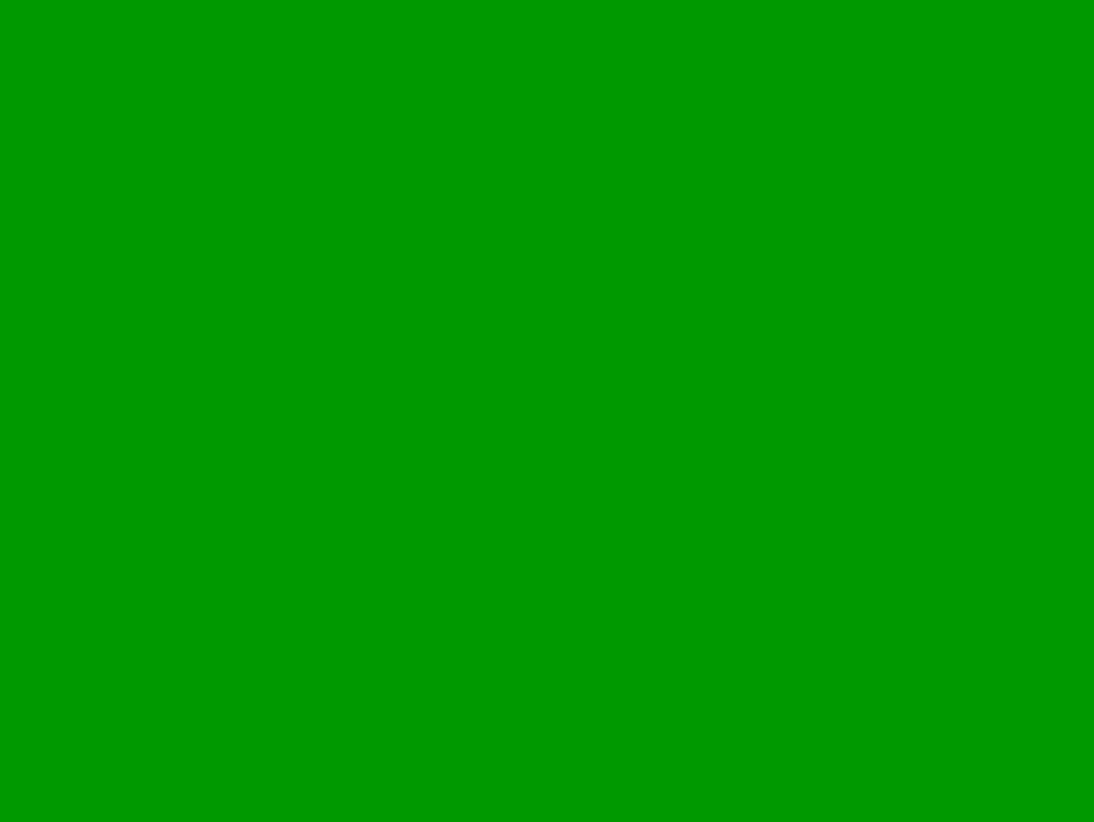
#> input picture jetson-sensors/images/test_cam0_3280x2464.jpg, 3280 x 2464 px, given in place of x-raw, format=BGR ! appsink, which was not available (shown at 1/3 size)
$ python realtime_coherence_monitor.py
#> lines starting #> are read from the running program, lines starting #| are printed output that depends on the picture; after the words box and inside, x2 and y2 are one past the last pixel; in counts of white or black regions, pixels touching at a corner belong together; pictures that were not available may be replaced by others from this repository, and a replacement may not be noted
#!/usr/bin/env python3
"""
Real-time coherence monitor with video feed and live graphs.
Shows dual camera feeds alongside reality field visualization.
"""

import cv2
import numpy as np
import json
import time
from pathlib import Path
from collections import deque
import threading

class CoherenceMonitor:
    def __init__(self):
        self.running = True
        self.camera_width = 640
        self.camera_height = 480

        # Data storage for graphs
        self.field_history = deque(maxlen=100)
        self.sensor_history = {
            'vision': deque(maxlen=100),
            'imu': deque(maxlen=100),
            'memory': deque(maxlen=100),
            'cognition': deque(maxlen=100)
        }

        # Initialize cameras
        self.init_cameras()

        # Create windows
        cv2.namedWindow('Coherence Monitor', cv2.WINDOW_NORMAL)
        cv2.resizeWindow('Coherence Monitor', 1920, 1080)

    def init_cameras(self):
        """Initialize CSI cameras."""
        def gst_pipeline(sensor_id=0):
            return (
                f"nvarguscamerasrc sensor-id={sensor_id} ! "
                f"video/x-raw(memory:NVMM), width=3280, height=2464, format=NV12, framerate=21/1 ! "
                f"nvvidconv ! video/x-raw, width={self.camera_width}, height={self.camera_height}, format=BGRx ! "
                f"videoconvert ! video/x-raw, format=BGR ! appsink"
            )

        self.cap_l = cv2.VideoCapture(gst_pipeline(0), cv2.CAP_GSTREAMER)
        self.cap_r = cv2.VideoCapture(gst_pipeline(1), cv2.CAP_GSTREAMER)

    def load_latest_data(self):
        """Load latest coherence data from memory."""
        try:
            # Check for today's experience file
            memory_dir = Path("memory/experiences")
            if memory_dir.exists():
                date_str = time.strftime("%Y%m%d")
                exp_file = memory_dir / f"experiences_{date_str}.json"
                if exp_file.exists():
                    with open(exp_file, 'r') as f:
                        data = json.load(f)
                        if data:
                            latest = data[-1]
                            # Add to history
                            self.field_history.append(latest.get('field_value', 0.5))
                            for sensor in ['vision', 'imu', 'memory', 'cognition']:
                                if sensor in latest.get('sensor_readings', {}):
                                    self.sensor_history[sensor].append(
                                        latest['sensor_readings'][sensor]
                                    )
        except Exception as e:
            pass

    def draw_graph(self, img, data, x, y, w, h, title, color=(0, 255, 0)):
        """Draw a graph on the image."""
        # Draw border
        cv2.rectangle(img, (x, y), (x+w, y+h), (100, 100, 100), 2)

        # Title
        cv2.putText(img, title, (x+5, y+20),
                   cv2.FONT_HERSHEY_SIMPLEX, 0.6, (255, 255, 255), 1)

        if len(data) > 1:
            # Scale data to fit
            data_array = np.array(list(data))
            data_min = 0  # Always use 0-1 range for sensors
            data_max = 1

            # Draw grid lines
            for i in range(5):
                grid_y = y + h - int(i * h / 4)
                cv2.line(img, (x, grid_y), (x+w, grid_y), (50, 50, 50), 1)

            # Draw data
            points = []
            for i, val in enumerate(data_array):
                px = x + int(i * w / len(data_array))
                py = y + h - int((val - data_min) / (data_max - data_min) * h)
                py = max(y, min(y+h, py))  # Clamp to graph area
                points.append((px, py))

            # Draw line
            for i in range(len(points) - 1):
                cv2.line(img, points[i], points[i+1], color, 2)

            # Show current value
            if data:
                current = data[-1]
                cv2.putText(img, f"{current:.3f}", (x+w-60, y+20),
                           cv2.FONT_HERSHEY_SIMPLEX, 0.5, color, 1)

    def draw_sensor_bars(self, img, x, y, w, h):
        """Draw sensor contribution bars."""
        # Draw border
        cv2.rectangle(img, (x, y), (x+w, y+h), (100, 100, 100), 2)

        # Title
        cv2.putText(img, "Sensor Contributions", (x+5, y+20),
                   cv2.FONT_HERSHEY_SIMPLEX, 0.6, (255, 255, 255), 1)

        # Get latest values
        sensors = ['vision', 'imu', 'memory', 'cognition']
        colors = [(0, 255, 0), (255, 0, 0), (0, 0, 255), (255, 255, 0)]

        bar_width = w // 5
        bar_spacing = bar_width // 4

        for i, (sensor, color) in enumerate(zip(sensors, colors)):
            if self.sensor_history[sensor]:
                value = self.sensor_history[sensor][-1]

                # Draw bar
                bar_x = x + bar_spacing + i * (bar_width + bar_spacing)
                bar_height = int(value * (h - 40))
                bar_y = y + h - bar_height - 20

                cv2.rectangle(img, (bar_x, bar_y),
                            (bar_x + bar_width, y + h - 20),
                            color, -1)

                # Label
                cv2.putText(img, sensor[:3].upper(),
                           (bar_x + 5, y + h - 5),
                           cv2.FONT_HERSHEY_SIMPLEX, 0.4, (255, 255, 255), 1)

                # Value
                cv2.putText(img, f"{value:.2f}",
                           (bar_x + 5, bar_y - 5),
                           cv2.FONT_HERSHEY_SIMPLEX, 0.4, color, 1)

    def run(self):
        """Main monitoring loop."""
        print("Coherence Monitor Started")
        print("Press 'q' to quit")

        frame_count = 0

        while self.running:
            # Read cameras
            ret_l, frame_l = self.cap_l.read()
#> frame_l is the input picture: shape (2464, 3280, 3); mean B, G, R 0, 153, 0
            ret_r, frame_r = self.cap_r.read()

            if not ret_l or not ret_r:
                continue

            # Create display canvas
            canvas = np.zeros((1080, 1920, 3), dtype=np.uint8)

            # Place camera feeds (top half)
            # Left camera
            frame_l_resized = cv2.resize(frame_l, (640, 480))
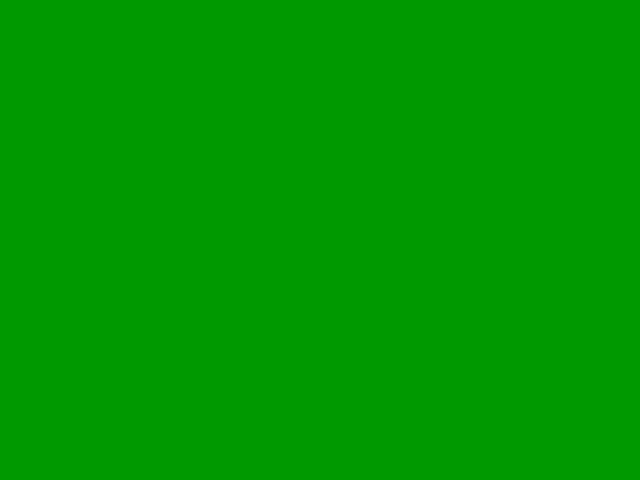
#> frame_l_resized: shape (480, 640, 3); mean B, G, R 0, 153, 0
            canvas[50:530, 50:690] = frame_l_resized
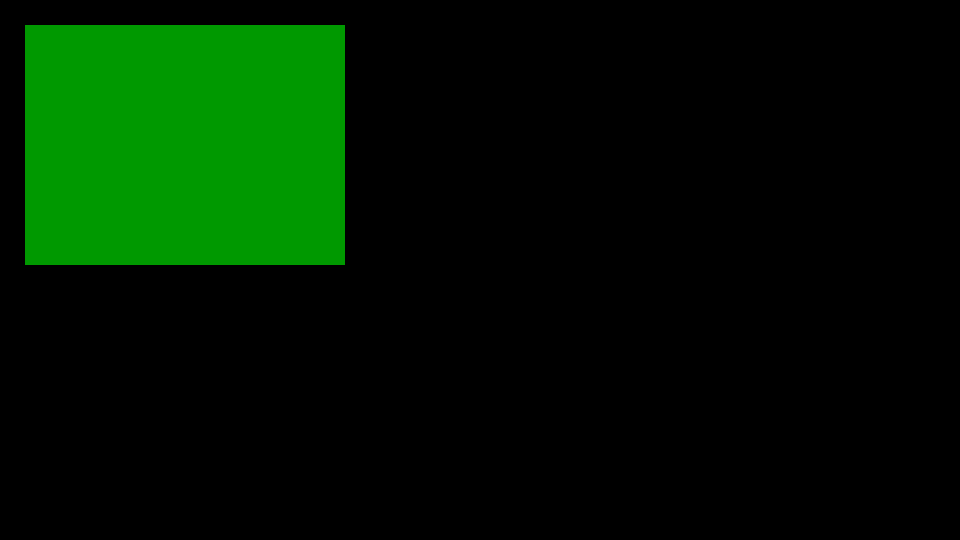
#> canvas: shape (1080, 1920, 3) (shown at 1/2 size); mean B, G, R 0, 22.7, 0
            cv2.putText(canvas, "LEFT CAMERA", (50, 40),
                       cv2.FONT_HERSHEY_SIMPLEX, 0.8, (255, 255, 255), 2)

            # Right camera
            frame_r_resized = cv2.resize(frame_r, (640, 480))
            canvas[50:530, 750:1390] = frame_r_resized
            cv2.putText(canvas, "RIGHT CAMERA", (750, 40),
                       cv2.FONT_HERSHEY_SIMPLEX, 0.8, (255, 255, 255), 2)

            # Stereo difference view
            diff = cv2.absdiff(frame_l_resized, frame_r_resized)
#> diff: shape (480, 640, 3); every value is 0
            diff_gray = cv2.cvtColor(diff, cv2.COLOR_BGR2GRAY)
#> diff_gray: shape (480, 640); every value is 0
            _, diff_thresh = cv2.threshold(diff_gray, 30, 255, cv2.THRESH_BINARY)
            diff_color = cv2.cvtColor(diff_thresh, cv2.COLOR_GRAY2BGR)
            diff_color[:,:,1] = diff_thresh  # Make it green

            canvas[50:530, 1440:1870] = cv2.resize(diff_color, (430, 480))
            cv2.putText(canvas, "STEREO DIFF", (1440, 40),
                       cv2.FONT_HERSHEY_SIMPLEX, 0.8, (0, 255, 0), 2)
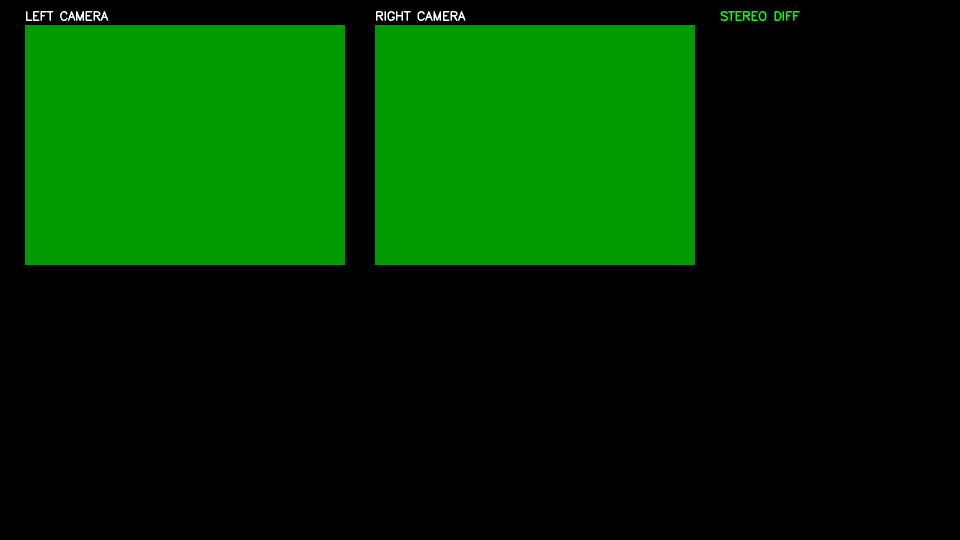
#> canvas: shape (1080, 1920, 3) (shown at 1/2 size); mean B, G, R 0.3, 45.8, 0.3

            # Load latest data every 10 frames
            if frame_count % 10 == 0:
                self.load_latest_data()

            # Draw graphs (bottom half)
            # Reality field graph
            self.draw_graph(canvas, self.field_history,
                          50, 580, 600, 400,
                          "Reality Field", (0, 255, 255))

            # Sensor contributions
            self.draw_sensor_bars(canvas, 700, 580, 500, 400)
#> in draw_sensor_bars, `cv2.putText(img, "Sensor Contributions", (x+5, y+20), cv2.FONT_HERSHEY..`: img: shape (1080, 1920, 3); mean B, G, R 1, 46.4, 1

            # Individual sensor graphs
            self.draw_graph(canvas, self.sensor_history['vision'],
                          1250, 580, 300, 180,
                          "Vision", (0, 255, 0))
#> in draw_graph (call 2), `cv2.putText(img, title, (x+5, y+20), cv2.FONT_HERSHEY_SIMPLEX, 0.6, (2..`: img: shape (1080, 1920, 3); mean B, G, R 1.1, 46.6, 1.1
            self.draw_graph(canvas, self.sensor_history['imu'],
                          1570, 580, 300, 180,
                          "IMU", (255, 0, 0))
#> in draw_graph (call 3), `cv2.putText(img, title, (x+5, y+20), cv2.FONT_HERSHEY_SIMPLEX, 0.6, (2..`: img: shape (1080, 1920, 3); mean B, G, R 1.3, 46.8, 1.3
            self.draw_graph(canvas, self.sensor_history['memory'],
                          1250, 780, 300, 180,
                          "Memory", (0, 0, 255))
#> in draw_graph (call 4), `cv2.putText(img, title, (x+5, y+20), cv2.FONT_HERSHEY_SIMPLEX, 0.6, (2..`: img: shape (1080, 1920, 3); mean B, G, R 1.4, 46.9, 1.4
            self.draw_graph(canvas, self.sensor_history['cognition'],
                          1570, 780, 300, 180,
                          "Cognition", (255, 255, 0))
#> in draw_graph (call 5), `cv2.rectangle(img, (x, y), (x+w, y+h), (100, 100, 100), 2)`:
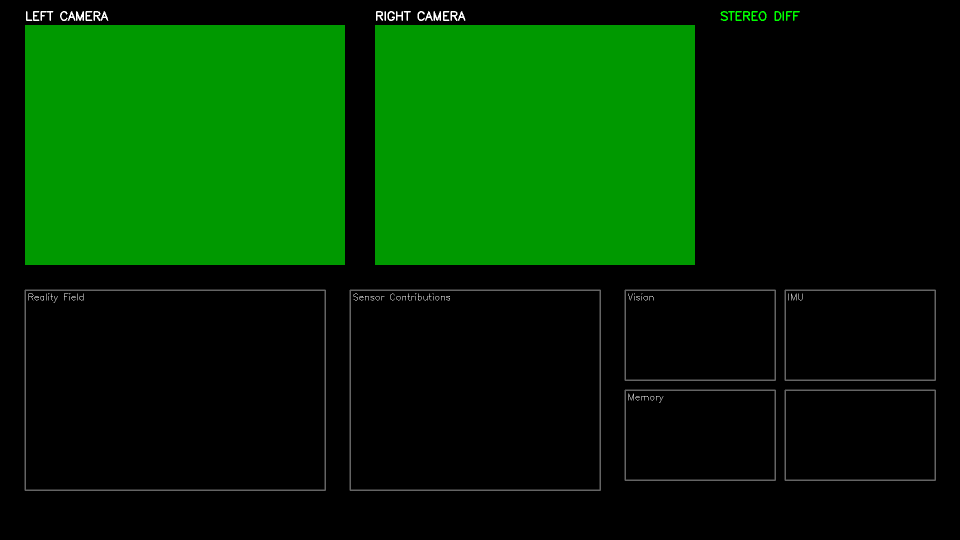
#> img: shape (1080, 1920, 3) (shown at 1/2 size); mean B, G, R 1.6, 47, 1.6
#> in draw_graph (call 5), `cv2.putText(img, title, (x+5, y+20), cv2.FONT_HERSHEY_SIMPLEX, 0.6, (2..`: img: shape (1080, 1920, 3); 0.01% of pixels changed, all inside (x1, y1, x2, y2) = (1577, 787, 1660, 805)

            # Status text
            cv2.putText(canvas, f"Frame: {frame_count}", (50, 1050),
                       cv2.FONT_HERSHEY_SIMPLEX, 0.6, (255, 255, 255), 1)
#> canvas: shape (1080, 1920, 3); mean B, G, R 1.6, 47.1, 1.6

            if self.field_history:
                cv2.putText(canvas, f"Reality Field: {self.field_history[-1]:.3f}",
                          (250, 1050),
                          cv2.FONT_HERSHEY_SIMPLEX, 0.6, (0, 255, 255), 1)

            # Display
            cv2.imshow('Coherence Monitor', canvas)

            # Check for quit
            key = cv2.waitKey(30) & 0xFF
#> (key q is pressed here)
            if key == ord('q'):
                break

            frame_count += 1

        # Cleanup
        self.cap_l.release()
        self.cap_r.release()
        cv2.destroyAllWindows()
        print("Monitor stopped")

if __name__ == "__main__":
    monitor = CoherenceMonitor()
    monitor.run()
